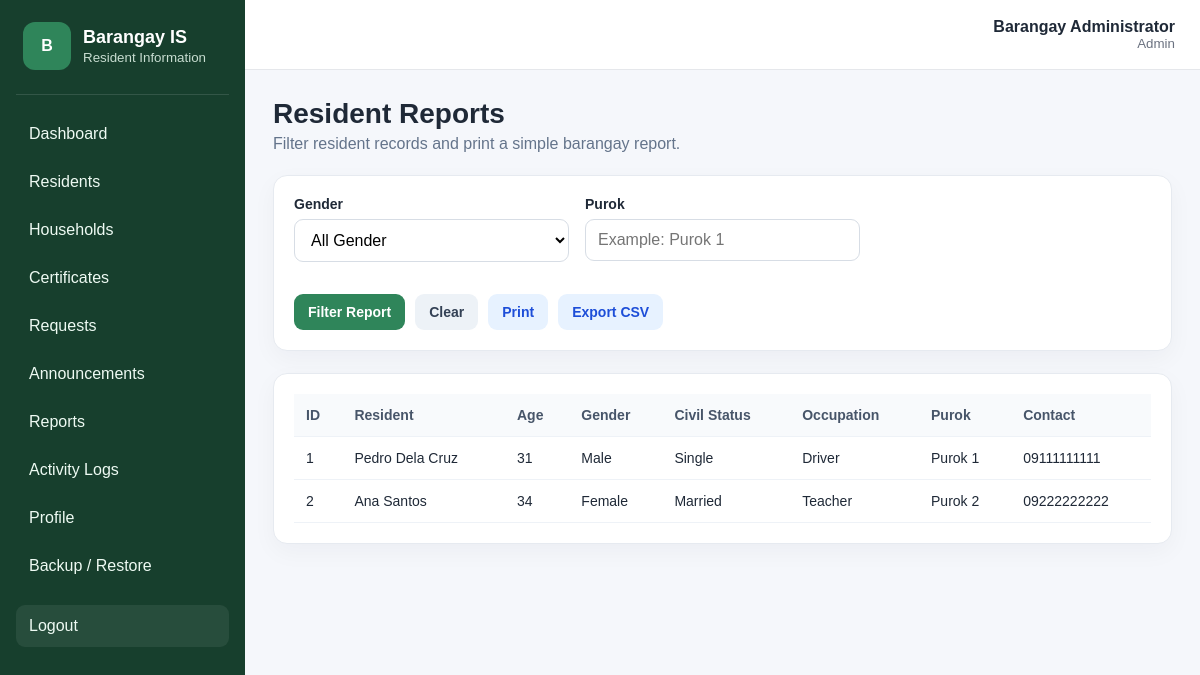
/reports.php (signed in), run on the app's committed database.
### tables this page shows
CREATE TABLE residents (
    ResidentID INT AUTO_INCREMENT PRIMARY KEY,
    HouseholdID INT NULL,
    FirstName VARCHAR(60) NOT NULL,
    LastName VARCHAR(60) NOT NULL,
    MiddleName VARCHAR(60),
    BirthDate DATE NOT NULL,
    Gender VARCHAR(20) NOT NULL,
    CivilStatus VARCHAR(30),
    Occupation VARCHAR(100),
    ContactNumber VARCHAR(30),
    CONSTRAINT fk_resident_household
        FOREIGN KEY (HouseholdID)
        REFERENCES households(HouseholdID)
        ON UPDATE CASCADE
        ON DELETE RESTRICT
);

CREATE TABLE households (
    HouseholdID INT AUTO_INCREMENT PRIMARY KEY,
    HouseNumber VARCHAR(30),
    Street VARCHAR(100),
    Purok VARCHAR(50),
    Barangay VARCHAR(100),
    HeadOfFamily VARCHAR(100)
);

### reports.php (the view, shortened to what this page needs)
<?php
require_once("connection.php");
$gender = trim($_GET['gender'] ?? '');
$purok = trim($_GET['purok'] ?? '');
$query = "SELECT residents.*,
                 households.Purok,
                 households.HouseNumber,
                 households.Street,
                 households.Barangay,
                 TIMESTAMPDIFF(YEAR, residents.BirthDate, CURDATE()) AS Age
          FROM residents
          LEFT JOIN households
          ON residents.HouseholdID = households.HouseholdID
          WHERE 1 = 1";
$params = [];
$query .= " ORDER BY residents.LastName ASC";
$stmt = $conn->prepare($query);
$stmt->execute($params);
$report_rows = $stmt->fetchAll(PDO::FETCH_ASSOC);
require_once("includes/header.php");
?>
<div class="page-heading no-print">
    <div>
        <h1>Resident Reports</h1>
        <p>Filter resident records and print a simple barangay report.</p>
    </div>
</div>
<div class="panel no-print">
    <form method="GET" class="form-grid">
        <div class="form-group">
            <label>Gender</label>
            <select name="gender">
                <option value="">All Gender</option>
            </select>
        </div>
        <div class="form-group">
            <label>Purok</label>
            <input type="text" name="purok" value="<?= htmlspecialchars($purok); ?>"
                   placeholder="Example: Purok 1">
        </div>
        <div class="form-actions">
            <button class="btn primary">Filter Report</button>
            <a href="reports.php" class="btn light">Clear</a>
            <button type="button" class="btn edit" onclick="window.print()">Print</button>
            <a href="export_csv.php?gender=<?= urlencode($gender); ?>&purok=<?= urlencode($purok); ?>"
               class="btn edit">
                Export CSV
            </a>
        </div>
    </form>
</div>
<div class="panel">
    <div class="table-wrap">
        <table>
            <thead>
                <tr>
                    <th>ID</th>
                    <th>Resident</th>
                    <th>Age</th>
                    <th>Gender</th>
                    <th>Civil Status</th>
                    <th>Occupation</th>
                    <th>Purok</th>
                    <th>Contact</th>
                </tr>
            </thead>
            <tbody>
                <?php foreach ($report_rows as $row): ?>
                    <tr>
                        <td><?= $row['ResidentID']; ?></td>
                        <td><?= htmlspecialchars($row['FirstName'] . ' ' . $row['LastName']); ?></td>
                        <td><?= htmlspecialchars($row['Age']); ?></td>
                        <td><?= htmlspecialchars($row['Gender']); ?></td>
                        <td><?= htmlspecialchars($row['CivilStatus']); ?></td>
                        <td><?= htmlspecialchars($row['Occupation']); ?></td>
                        <td><?= htmlspecialchars($row['Purok']); ?></td>
                        <td><?= htmlspecialchars($row['ContactNumber']); ?></td>
                    </tr>
                <?php endforeach; ?>
            </tbody>
        </table>
    </div>
</div>
<?php require_once("includes/footer.php"); ?>

### includes/header.php (shortened to what this page needs)
<!DOCTYPE html>
<html lang="en">
<head>
    <link rel="stylesheet" href="assets/css/style.css">
</head>
<body>
<div class="app">
    <aside class="sidebar" id="sidebar">
        <div class="brand">
            <div class="brand-logo">B</div>
            <div>
                <h2>Barangay IS</h2>
                <small>Resident Information</small>
            </div>
        </div>
        <nav>
            <a href="dashboard.php">Dashboard</a>
            <a href="residents.php">Residents</a>
            <a href="households.php">Households</a>
            <a href="certificates.php">Certificates</a>
            <a href="requests.php">Requests</a>
            <a href="announcements.php">Announcements</a>
            <a href="reports.php">Reports</a>
            <a href="activity_logs.php">Activity Logs</a>
            <a href="profile.php">Profile</a>
            <a href="backup_restore.php">Backup / Restore</a>
            <a href="logout.php" class="logout-link">Logout</a>
        </nav>
    </aside>
    <main class="main-content">
        <header class="topbar">
            <div>
                <strong><?= htmlspecialchars($_SESSION['full_name'] ?? 'Barangay User'); ?></strong>
                <small><?= htmlspecialchars($_SESSION['role'] ?? 'Staff'); ?></small>
            </div>
        </header>
        <section class="page-content">

### includes/footer.php (shortened to what this page needs)
        </section>
    </main>
</div>
</body>
</html>

### assets/css/style.css (style rules this page uses)
* { box-sizing: border-box; margin: 0; padding: 0; }
body { font-family: Arial, Helvetica, sans-serif; background: #f5f7fb; color: #1f2937; }
a { text-decoration: none; color: inherit; }
button, input, select, textarea { font: inherit; }
.login-logo, .brand-logo { width: 48px; height: 48px; border-radius: 12px; display: grid; place-items: center; font-weight: bold; color: white; background: #2f855a; }
.app { min-height: 100vh; display: flex; }
.sidebar { width: 245px; background: #173f2d; color: white; padding: 22px 16px; position: fixed; left: 0; top: 0; bottom: 0; overflow-y: auto; z-index: 20; }
.brand { display: flex; gap: 12px; align-items: center; padding: 0 7px 24px; border-bottom: 1px solid rgba(255,255,255,0.12); }
.brand h2 { font-size: 18px; }
.brand small { color: #c8ddd1; }
.sidebar nav { display: grid; gap: 6px; margin-top: 18px; }
.sidebar nav a { padding: 12px 13px; border-radius: 9px; color: #eefaf3; }
.logout-link { margin-top: 12px; background: rgba(255,255,255,0.07); }
.main-content { width: calc(100% - 245px); margin-left: 245px; }
.topbar { height: 70px; background: white; border-bottom: 1px solid #e5e7eb; display: flex; justify-content: flex-end; align-items: center; padding: 0 25px; position: sticky; top: 0; z-index: 10; }
.topbar > div { display: flex; flex-direction: column; text-align: right; }
.topbar small { color: #6b7280; }
.page-content { padding: 28px; }
.page-heading { display: flex; justify-content: space-between; gap: 20px; margin-bottom: 22px; }
.page-heading h1 { font-size: 28px; margin-bottom: 5px; }
.page-heading p { color: #64748b; }
.stat-card, .panel { background: white; border: 1px solid #e6eaf0; border-radius: 14px; box-shadow: 0 8px 24px rgba(15, 23, 42, 0.04); }
.panel { padding: 20px; margin-bottom: 22px; }
.form-grid { display: grid; grid-template-columns: repeat(3, 1fr); gap: 16px; }
.form-group { margin-bottom: 16px; }
.form-group label { display: block; margin-bottom: 7px; font-weight: 600; font-size: 14px; }
.form-group input, .form-group select, .form-group textarea, .search-form input, .inline-form select { width: 100%; border: 1px solid #d7dde5; border-radius: 9px; padding: 11px 12px; background: white; outline: none; }
.form-actions { grid-column: 1 / -1; display: flex; gap: 10px; align-items: center; flex-wrap: wrap; }
.btn { border: 0; border-radius: 9px; padding: 10px 14px; cursor: pointer; display: inline-block; font-weight: 600; font-size: 14px; }
.btn.primary { background: #2f855a; color: white; }
.btn.light { background: #edf2f7; color: #334155; }
.btn.edit { background: #e7f2ff; color: #1d4ed8; }
.table-wrap { overflow-x: auto; }
table { width: 100%; border-collapse: collapse; min-width: 850px; }
th, td { text-align: left; padding: 13px 12px; border-bottom: 1px solid #eef2f7; font-size: 14px; vertical-align: middle; }
th { background: #f8fafc; color: #475569; }

### data on the page
residents: ResidentID "1", FirstName+LastName "Pedro Dela Cruz", Age "31", Gender "Male", CivilStatus "Single", Occupation "Driver", HouseholdID.Purok "Purok 1", ContactNumber "09111111111"
residents: ResidentID "2", FirstName+LastName "Ana Santos", Age "34", Gender "Female", CivilStatus "Married", Occupation "Teacher", HouseholdID.Purok "Purok 2", ContactNumber "09222222222"

### other printed values
$_SESSION['full_name'] "Barangay Administrator"
$_SESSION['role'] "Admin"
